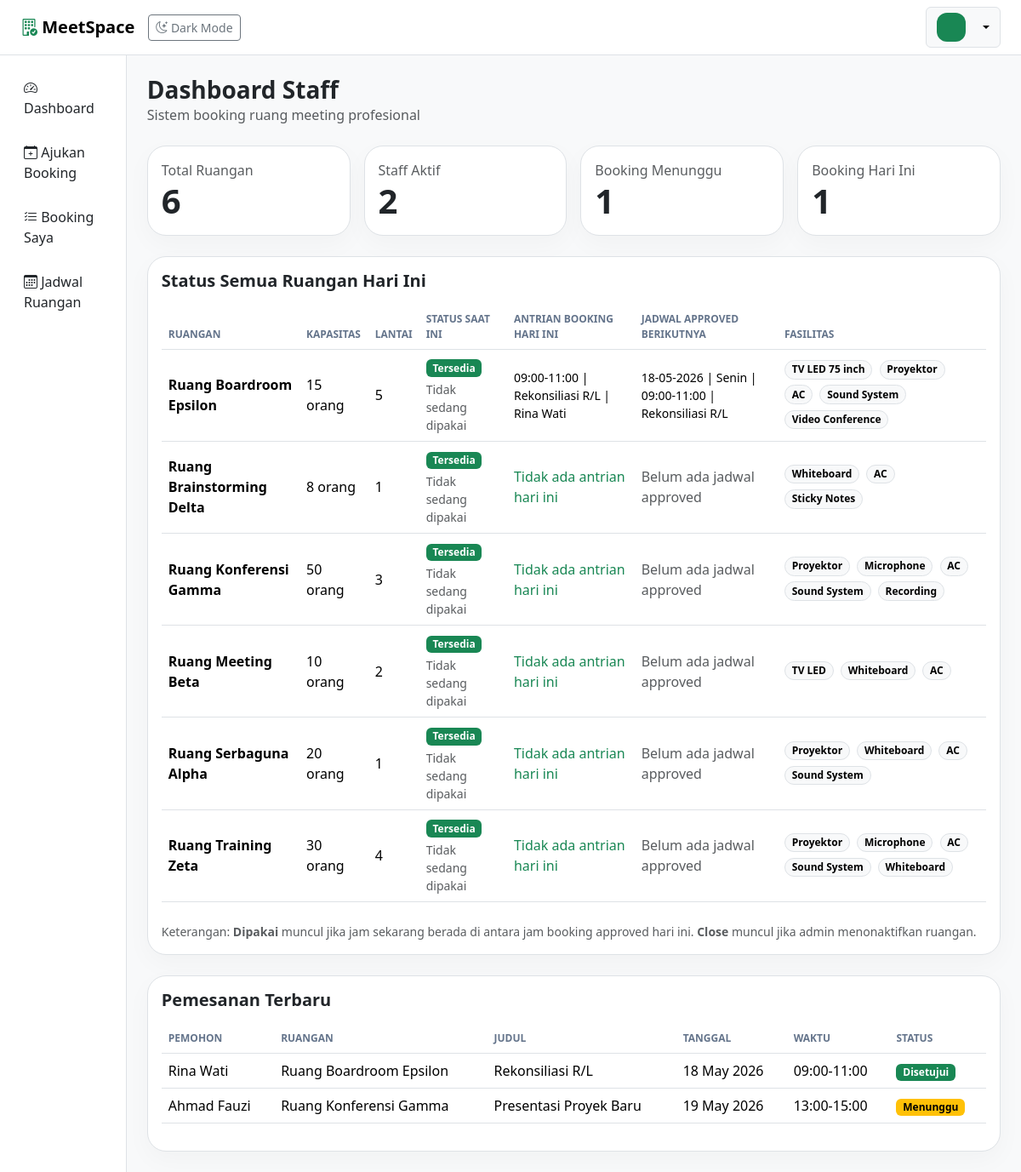
/ (signed in), run on the app's committed database.
### tables this page shows
CREATE TABLE rooms (
  id INT AUTO_INCREMENT PRIMARY KEY,
  name VARCHAR(150) NOT NULL,
  capacity INT NOT NULL DEFAULT 1,
  floor VARCHAR(50) NULL,
  facilities TEXT NULL,
  status ENUM('active','inactive') DEFAULT 'active',
  image VARCHAR(255) NULL,
  created_at DATETIME DEFAULT CURRENT_TIMESTAMP
);

CREATE TABLE bookings (
  id INT AUTO_INCREMENT PRIMARY KEY,
  user_id INT NOT NULL,
  room_id INT NOT NULL,
  title VARCHAR(200) NOT NULL,
  description TEXT NULL,
  booking_date DATE NOT NULL,
  start_time TIME NOT NULL,
  end_time TIME NOT NULL,
  attendees INT NOT NULL DEFAULT 1,
  status ENUM('pending','approved','rejected','cancelled') DEFAULT 'pending',
  rejection_reason TEXT NULL,
  cancel_reason TEXT NULL,
  approved_by INT NULL,
  approved_at DATETIME NULL,
  cancelled_by INT NULL,
  cancelled_at DATETIME NULL,
  rescheduled_by INT NULL,
  rescheduled_at DATETIME NULL,
  reschedule_note TEXT NULL,
  created_at DATETIME DEFAULT CURRENT_TIMESTAMP,
  updated_at DATETIME NULL,
  FOREIGN KEY (user_id) REFERENCES users(id) ON DELETE CASCADE,
  FOREIGN KEY (room_id) REFERENCES rooms(id) ON DELETE CASCADE,
  FOREIGN KEY (approved_by) REFERENCES users(id) ON DELETE SET NULL,
  FOREIGN KEY (cancelled_by) REFERENCES users(id) ON DELETE SET NULL,
  FOREIGN KEY (rescheduled_by) REFERENCES users(id) ON DELETE SET NULL
);

CREATE TABLE users (
  id INT AUTO_INCREMENT PRIMARY KEY,
  department_id INT NULL,
  name VARCHAR(120) NOT NULL,
  email VARCHAR(150) NOT NULL UNIQUE,
  password VARCHAR(255) NOT NULL,
  role ENUM('admin','staff') DEFAULT 'staff',
  status ENUM('active','pending','rejected') DEFAULT 'pending',
  photo VARCHAR(255) NULL,
  created_at DATETIME DEFAULT CURRENT_TIMESTAMP,
  updated_at DATETIME NULL,
  FOREIGN KEY (department_id) REFERENCES departments(id) ON DELETE SET NULL
);

### index.php (the view, shortened to what this page needs)
<?php
require_once __DIR__ . '/includes/header.php';
$roomCount = $pdo->query("SELECT COUNT(*) c FROM rooms")->fetch()['c'];
$staffCount = $pdo->query("SELECT COUNT(*) c FROM users WHERE role='staff' AND status='active'")->fetch()['c'];
$pendingCount = $pdo->query("SELECT COUNT(*) c FROM bookings WHERE status='pending'")->fetch()['c'];
$todayCount = $pdo->query("SELECT COUNT(*) c FROM bookings WHERE booking_date=CURDATE() AND status='approved'")->fetch()['c'];
$rooms = $pdo->query("
SELECT
    r.*,
    MAX(
        CASE
            WHEN b_now.id IS NOT NULL THEN 1
            ELSE 0
        END
    ) AS is_used_now,
    GROUP_CONCAT(
        DISTINCT CONCAT(
            TIME_FORMAT(b_today.start_time, '%H:%i'),
            '-',
            TIME_FORMAT(b_today.end_time, '%H:%i'),
            ' | ',
            b_today.title,
            ' | ',
            u_today.name
        )
        ORDER BY b_today.start_time
        SEPARATOR '<br>'
    ) AS today_queue,
    GROUP_CONCAT(
        DISTINCT CONCAT(
            DATE_FORMAT(b_future.booking_date, '%d-%m-%Y'),
            ' | ',
            CASE DAYOFWEEK(b_future.booking_date)
                WHEN 1 THEN 'Minggu'
                WHEN 2 THEN 'Senin'
                WHEN 3 THEN 'Selasa'
                WHEN 4 THEN 'Rabu'
                WHEN 5 THEN 'Kamis'
                WHEN 6 THEN 'Jumat'
                WHEN 7 THEN 'Sabtu'
            END,
            ' | ',
            TIME_FORMAT(b_future.start_time, '%H:%i'),
            '-',
            TIME_FORMAT(b_future.end_time, '%H:%i'),
            ' | ',
            b_future.title
        )
        ORDER BY b_future.booking_date, b_future.start_time
        SEPARATOR '<br>'
    ) AS approved_schedule
FROM rooms r
LEFT JOIN bookings b_now
    ON b_now.room_id = r.id
    AND b_now.status = 'approved'
    AND b_now.booking_date = CURDATE()
    AND CURTIME() BETWEEN b_now.start_time AND b_now.end_time
LEFT JOIN bookings b_today
    ON b_today.room_id = r.id
    AND b_today.status = 'approved'
    AND b_today.booking_date = CURDATE()
LEFT JOIN users u_today
    ON u_today.id = b_today.user_id
LEFT JOIN bookings b_future
    ON b_future.room_id = r.id
    AND b_future.status = 'approved'
    AND b_future.booking_date >= CURDATE()
GROUP BY r.id
ORDER BY r.name
")->fetchAll();
$latest = $pdo->query("
SELECT b.*, u.name user_name, r.name room_name
FROM bookings b
JOIN users u ON u.id = b.user_id
JOIN rooms r ON r.id = b.room_id
WHERE
    b.booking_date >= CURDATE()
ORDER BY b.created_at DESC
LIMIT 8
")->fetchAll();
?>
<div class="d-flex justify-content-between align-items-center mb-4">
    <div>
        <h3 class="fw-bold mb-0">Dashboard <?= $me['role'] === 'admin' ? 'Admin' : 'Staff' ?></h3>
        <div class="text-muted">Sistem booking ruang meeting profesional</div>
    </div>
</div>
<div class="row g-3 mb-4">
    <?php foreach ([
        ['Total Ruangan', $roomCount],
        ['Staff Aktif', $staffCount],
        ['Booking Menunggu', $pendingCount],
        ['Booking Hari Ini', $todayCount],
    ] as $s): ?>
        <div class="col-md-3">
            <div class="card card-soft">
                <div class="card-body">
                    <div class="text-muted"><?= e($s[0]); ?></div>
                    <div class="display-6 fw-bold"><?= e($s[1]); ?></div>
                </div>
            </div>
        </div>
    <?php endforeach; ?>
</div>
<div class="card card-soft mb-4">
    <div class="card-body">
        <h5 class="fw-bold mb-3">Status Semua Ruangan Hari Ini</h5>
        <div class="table-responsive">
            <table class="table align-middle">
                <thead>
                    <tr>
                        <th>Ruangan</th>
                        <th>Kapasitas</th>
                        <th>Lantai</th>
                        <th>Status Saat Ini</th>
                        <th>Antrian Booking Hari Ini</th>
                        <th>Jadwal Approved Berikutnya</th>
                        <th>Fasilitas</th>
                    </tr>
                </thead>
                <tbody>
                    <?php foreach ($rooms as $r): ?>
                        <?php
                            if ($r['status'] === 'closed') {
								$roomStatus = '
								<span class="badge text-bg-danger">
								Close
							</span>
							<div class="small text-muted mt-1">
								Ditutup sementara admin
							</div>
							';
							} else {
								$roomStatus = '
								<span class="badge text-bg-success">
								Tersedia
								</span>
								<div class="small text-muted mt-1">
								Tidak sedang dipakai
								</div>
								';
							}
                        ?>
                        <tr>
                            <td class="fw-semibold"><?= e($r['name']); ?></td>
                            <td><?= e($r['capacity']); ?> orang</td>
                            <td><?= e($r['floor']); ?></td>
                            <td><?= $roomStatus; ?></td>
                            <td>
                                <?php if (!empty($r['today_queue'])): ?>
                                    <div class="small"><?= $r['today_queue']; ?></div>
                                <?php else: ?>
                                    <span class="text-success">Tidak ada antrian hari ini</span>
                                <?php endif; ?>
                            </td>
                            <td>
                                <?php if (!empty($r['approved_schedule'])): ?>
                                    <div class="small"><?= $r['approved_schedule']; ?></div>
                                <?php else: ?>
                                    <span class="text-muted">Belum ada jadwal approved</span>
                                <?php endif; ?>
                            </td>
                            <td>
                                <?php
                                $facilities = array_filter(array_map('trim', explode(',', $r['facilities'] ?? '')));
                                if ($facilities):
                                    foreach ($facilities as $facility):
                                ?>
                                    <span class="badge rounded-pill text-bg-light border me-1 mb-1">
                                        <?= e($facility); ?>
                                    </span>
                                <?php
                                    endforeach;
                                else:
                                ?>
                                    <span class="text-muted">Belum ada fasilitas</span>
                                <?php endif; ?>
                            </td>
                        </tr>
                    <?php endforeach; ?>
                </tbody>
            </table>
        </div>
        <div class="small text-muted mt-2">
            Keterangan: <strong>Dipakai</strong> muncul jika jam sekarang berada di antara jam booking approved hari ini.
            <strong>Close</strong> muncul jika admin menonaktifkan ruangan.
        </div>
    </div>
</div>
<div class="card card-soft">
    <div class="card-body">
        <h5 class="fw-bold mb-3">Pemesanan Terbaru</h5>
        <div class="table-responsive">
            <table class="table align-middle">
                <thead>
                    <tr>
                        <th>Pemohon</th>
                        <th>Ruangan</th>
                        <th>Judul</th>
                        <th>Tanggal</th>
                        <th>Waktu</th>
                        <th>Status</th>
                    </tr>
                </thead>
                <tbody>
                    <?php foreach ($latest as $b): ?>
                        <tr>
                            <td><?= e($b['user_name']); ?></td>
                            <td><?= e($b['room_name']); ?></td>
                            <td><?= e($b['title']); ?></td>
                            <td><?= date('d M Y', strtotime($b['booking_date'])); ?></td>
                            <td><?= substr($b['start_time'], 0, 5); ?>-<?= substr($b['end_time'], 0, 5); ?></td>
                            <td><?= status_badge($b['status']); ?></td>
                        </tr>
                    <?php endforeach; ?>
                </tbody>
            </table>
        </div>
    </div>
</div>
<?php require_once __DIR__ . '/includes/footer.php'; ?>

### includes/header.php (shortened to what this page needs)
<?php require_once __DIR__ . '/functions.php'; require_login(); refresh_user_session(); $me=current_user(); ?>
<!doctype html>
<html lang="id" data-bs-theme="<?= $_COOKIE['theme'] ?? 'light' ?>">
<head>
  <link href="https://cdn.jsdelivr.net/npm/bootstrap@5.3.3/dist/css/bootstrap.min.css" rel="stylesheet">
  <link href="https://cdn.jsdelivr.net/npm/bootstrap-icons@1.11.3/font/bootstrap-icons.min.css" rel="stylesheet">
  <link href="https://cdn.jsdelivr.net/npm/fullcalendar@6.1.11/index.global.min.css" rel="stylesheet">
  <link href="<?= BASE_URL ?>/assets/css/style.css" rel="stylesheet">
</head>
<body>
<nav class="navbar navbar-expand-lg border-bottom bg-body sticky-top">
  <div class="container-fluid px-4">
    <a class="navbar-brand fw-bold" href="<?= BASE_URL ?>/index.php"><i class="bi bi-building-check text-success"></i> MeetSpace</a>
    <button class="btn btn-outline-secondary btn-sm me-2" id="themeToggle"><i class="bi bi-moon-stars"></i> Dark Mode</button>
    <div class="dropdown ms-auto">
      <button class="btn btn-light border dropdown-toggle d-flex align-items-center gap-2" data-bs-toggle="dropdown">
        <?php if (!empty($me['photo'])): ?>
          <img src="<?= UPLOAD_URL . e($me['photo']) ?>" class="avatar-sm">
        <?php else: ?>
          <span class="avatar-sm bg-success text-white d-inline-flex align-items-center justify-content-center"><?= strtoupper(substr($me['name'],0,1)) ?></span>
        <?php endif; ?>
      </button>
    </div>
  </div>
</nav>
<div class="d-flex">
  <aside class="sidebar border-end bg-body">
    <div class="p-3">
      <a class="nav-link mb-2" href="<?= BASE_URL ?>/index.php"><i class="bi bi-speedometer2"></i> Dashboard</a>
      <?php if ($me['role']==='admin'): ?>
	  <a class="nav-link mb-2" href="<?= BASE_URL ?>/admin/users.php">
        <i class="bi bi-people"></i> Pengguna
      </a>
      <a class="nav-link mb-2" href="<?= BASE_URL ?>/admin/departments.php">
        <i class="bi bi-diagram-3"></i> Departemen
      </a>
      <a class="nav-link mb-2" href="<?= BASE_URL ?>/admin/rooms.php">
        <i class="bi bi-door-open"></i> Ruangan
      </a>
      <a class="nav-link mb-2" href="<?= BASE_URL ?>/admin/bookings.php">
        <i class="bi bi-calendar-check"></i> Booking
      </a>
      <a class="nav-link mb-2" href="<?= BASE_URL ?>/admin/calendar.php">
        <i class="bi bi-calendar3"></i> Kalender
      </a>
	  <a class="nav-link mb-2" href="<?= BASE_URL ?>/admin/dashboard_settings.php">
		<i class="bi bi-display"></i> Setting Dashboard
	  </a>
      <a class="nav-link mb-2" href="<?= BASE_URL ?>/admin/reports.php">
        <i class="bi bi-bar-chart"></i> Laporan Ruangan
      </a>
      <a class="nav-link mb-2" href="<?= BASE_URL ?>/admin/audit_logs.php">
        <i class="bi bi-clock-history"></i> Audit Log
      </a>
      <?php else: ?>
      <a class="nav-link mb-2" href="<?= BASE_URL ?>/booking_create.php">
        <i class="bi bi-calendar-plus"></i> Ajukan Booking
      </a>
      <a class="nav-link mb-2" href="<?= BASE_URL ?>/my_bookings.php">
        <i class="bi bi-list-check"></i> Booking Saya
      </a>
      <a class="nav-link mb-2" href="<?= BASE_URL ?>/calendar.php">
        <i class="bi bi-calendar3"></i> Jadwal Ruangan
      </a>
      <?php endif; ?>
    </div>
  </aside>
  <main class="content flex-fill p-4">
    <div id="liveToastArea" class="position-fixed top-0 end-0 p-3" style="z-index:1080"></div>

### includes/functions.php (shortened to what this page needs)
<?php
function e($v) { return htmlspecialchars((string)$v, ENT_QUOTES, 'UTF-8'); }
function current_user() {
    return $_SESSION['user'] ?? null;
}
function status_badge($status) {
    $map = [
        'active' => 'success',
        'pending' => 'warning',
        'rejected' => 'danger',
        'approved' => 'success',
        'cancelled' => 'secondary',
        'inactive' => 'secondary'
    ];
    $label = [
        'active'=>'Aktif','pending'=>'Menunggu','rejected'=>'Ditolak','approved'=>'Disetujui',
        'cancelled'=>'Dibatalkan','inactive'=>'Nonaktif'
    ][$status] ?? $status;
    $class = $map[$status] ?? 'secondary';
    return '<span class="badge text-bg-' . $class . '">' . e($label) . '</span>';
}
?>

### includes/footer.php (shortened to what this page needs)
</main>
</div>
</body>
</html>

### assets/css/style.css (style rules this page uses)
body { background: var(--bs-tertiary-bg); }
.sidebar { width: 250px; min-height: calc(100vh - 58px); }
.sidebar .nav-link { border-radius: 12px; padding: 10px 12px; color: var(--bs-body-color); }
.content { min-width: 0; }
.card-soft { border: 1px solid var(--bs-border-color); border-radius: 22px; box-shadow: 0 10px 30px rgba(0,0,0,.03); }
.avatar-sm { width: 34px; height: 34px; border-radius: 12px; object-fit: cover; }
.table thead th { font-size: 12px; text-transform: uppercase; color: #64748b; }

### data on the page
rooms: name "Ruang Boardroom Epsilon", capacity "15", floor "5", status "Tersedia", today_queue "09:00-11:00 | Rekonsiliasi R/L | Rina Wati", approved_schedule "18-05-2026 | Senin | 09:00-11:00 | Rekonsiliasi R/L", facilities "TV LED 75 inch", facilities "Proyektor", facilities "AC", facilities "Sound System", facilities "Video Conference"
rooms: name "Ruang Brainstorming Delta", capacity "8", floor "1", status "Tersedia", shows "Tidak ada antrian hari ini", shows "Belum ada jadwal approved", facilities "Whiteboard", facilities "AC", facilities "Sticky Notes"
rooms: name "Ruang Konferensi Gamma", capacity "50", floor "3", status "Tersedia", shows "Tidak ada antrian hari ini", shows "Belum ada jadwal approved", facilities "Proyektor", facilities "Microphone", facilities "AC", facilities "Sound System", facilities "Recording"
rooms: name "Ruang Meeting Beta", capacity "10", floor "2", status "Tersedia", shows "Tidak ada antrian hari ini", shows "Belum ada jadwal approved", facilities "TV LED", facilities "Whiteboard", facilities "AC"
rooms: name "Ruang Serbaguna Alpha", capacity "20", floor "1", status "Tersedia", shows "Tidak ada antrian hari ini", shows "Belum ada jadwal approved", facilities "Proyektor", facilities "Whiteboard", facilities "AC", facilities "Sound System"
rooms: name "Ruang Training Zeta", capacity "30", floor "4", status "Tersedia", shows "Tidak ada antrian hari ini", shows "Belum ada jadwal approved", facilities "Proyektor", facilities "Microphone", facilities "AC", facilities "Sound System", facilities "Whiteboard"
bookings: user.name "Rina Wati", room.name "Ruang Boardroom Epsilon", title "Rekonsiliasi R/L", booking_date "18 May 2026", start_time "09:00", end_time "11:00", status "Disetujui"
bookings: user.name "Ahmad Fauzi", room.name "Ruang Konferensi Gamma", title "Presentasi Proyek Baru", booking_date "19 May 2026", start_time "13:00", end_time "15:00", status "Menunggu"

### other printed values
$s[0] "Total Ruangan"
$s[1] "6"
$s[0] "Staff Aktif"
$s[1] "2"
$s[0] "Booking Menunggu"
$s[1] "1"
$s[0] "Booking Hari Ini"
